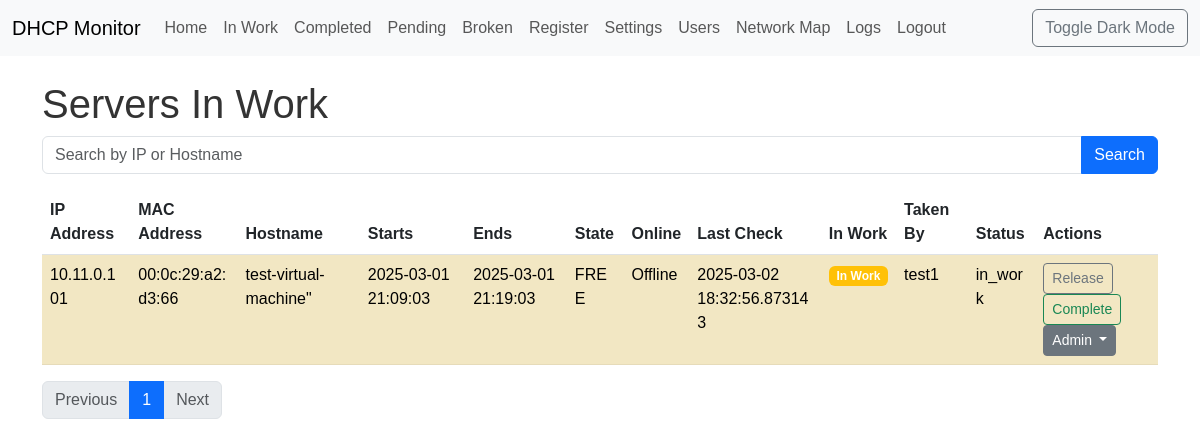
The app's page /in_work (signed in), older data.
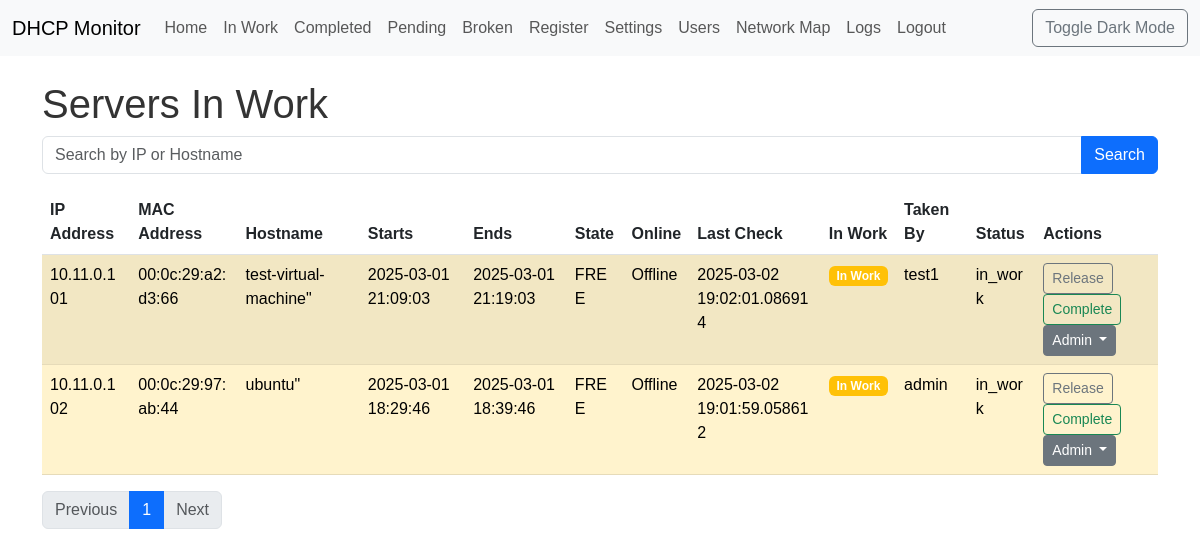
The same page, newer data.
### app/models.py (models this page shows, shortened)
class Lease(db.Model):
    __tablename__ = 'leases'
    id = db.Column(db.Integer, primary_key=True)
    ip = db.Column(db.String(15), unique=True, index=True, nullable=False)
    mac = db.Column(db.String(17), index=True, nullable=False)
    hostname = db.Column(db.String(255), index=True)
    starts = db.Column(db.DateTime)
    ends = db.Column(db.DateTime)
    binding_state = db.Column(db.String(64), index=True, nullable=False)
    uid = db.Column(db.String(255))
    is_online = db.Column(db.Boolean, default=False)
    last_check = db.Column(db.DateTime)
    in_work = db.Column(db.Boolean, default=False)
    taken_by_id = db.Column(db.Integer, db.ForeignKey('users.id'), index=True)
    status = db.Column(
        db.Enum(LeaseStatus),
        nullable=False,
        server_default=LeaseStatus.ACTIVE
    )
    server_id = db.Column(db.Integer, db.ForeignKey('servers.id'))
    status_history = db.relationship(
        'LeaseStatusHistory',
        backref='lease_obj',
        lazy='dynamic',
        order_by='desc(LeaseStatusHistory.timestamp)',
        overlaps="status_history,lease_obj"  #  <--  ДОБАВИТЬ overlaps
    )

class User(UserMixin, db.Model):
    __tablename__ = 'users'
    id = db.Column(db.Integer, primary_key=True)
    username = db.Column(db.String(64), unique=True, index=True, nullable=False)
    password_hash = db.Column(db.String(128), nullable=False)
    role = db.Column(db.String(64), nullable=False, default='tester')  # 'admin', 'tester'
    first_name = db.Column(db.String(64))
    last_name = db.Column(db.String(64))
    last_seen = db.Column(db.DateTime, default=datetime.utcnow)
    leases = db.relationship('Lease', backref='taken_user', lazy='dynamic', foreign_keys='Lease.taken_by_id')
    groups = db.relationship('Group', secondary=user_groups, lazy='subquery',
                            backref=db.backref('users', lazy=True)) # Связь с группами
    journal_entries = db.relationship('Journal', back_populates='user', lazy='dynamic')

### app/views.py (the view, shortened to what this page needs)
@main.route('/in_work')
@login_required
def in_work():
    search_query = request.args.get('q', '')
    page = request.args.get('page', 1, type=int)
    per_page = 10
    if current_user.role == 'admin':
        if search_query:
            leases = Lease.query.filter(
                Lease.status == LeaseStatus.IN_WORK,
                or_(Lease.ip.contains(search_query), Lease.hostname.contains(search_query))
            ).order_by(Lease.ip).paginate(page=page, per_page=per_page, error_out=False)
        else:
            leases = Lease.query.filter(Lease.status == LeaseStatus.IN_WORK).order_by(Lease.ip).paginate(page=page, per_page=per_page, error_out=False)
    return render_template('in_work.html', leases=leases, search_query=search_query)

### app/models.py (called while the page is built)
@login_manager.user_loader
def load_user(user_id):
    return User.query.get(int(user_id))

### app/templates/in_work.html (shortened to what the changed rows need)
{% extends "base.html" %}
{% block content %}
    <h1>Servers In Work</h1>
    <table class="table table-striped" id="leases-table">
    <thead>
      <tr>
        <th>IP Address</th>
        <th>MAC Address</th>
        <th>Hostname</th>
        <th>Starts</th>
        <th>Ends</th>
        <th>State</th>
        <th>Online</th>
        <th>Last Check</th>
        <th>In Work</th>
        <th>Taken By</th>
        <th>Status</th>
        <th>Actions</th>
      </tr>
    </thead>
     <tbody>
            {% for lease in leases.items %}
                <tr {% if lease.in_work %}class="table-warning"{% endif %}>
                    <td>{{ lease.ip }}</td>
                    <td>{{ lease.mac }}</td>
                    <td>{{ lease.hostname|d('N/A') }}</td>
                    <td>{{ lease.starts|d('N/A') }}</td>
                    <td>{{ lease.ends|d('N/A') }}</td>
                    <td>{{ lease.binding_state }}</td>
                    <td>{{ "Online" if lease.is_online else "Offline" }}</td>
                    <td>{{ lease.last_check|d('N/A') }}</td>
                    <td>
                        {% if lease.in_work %}
                            <span class="badge bg-warning">In Work</span>
                        {% else %}
                            <span class="badge bg-secondary">Not In Work</span>
                        {% endif %}
                    </td>
                    <td>{{ lease.taken_user.username if lease.taken_user else '' }}</td>
                    <td>{{ lease.status.value }}</td>
                    <td>
                    {% if lease.status.value == 'in_work' and (lease.taken_by_id == current_user.id or current_user.role == 'admin') %}
                        <button class="btn btn-sm btn-outline-secondary release-btn" data-url="{{ url_for('api.release_lease', lease_id=lease.id) }}">Release</button>
                        <button class="btn btn-sm btn-outline-success complete-btn" data-url="{{ url_for('api.complete_lease', lease_id=lease.id) }}">Complete</button>
                    {% endif %}
                    {% if current_user.role == 'admin' %}
                        <div class="dropdown">
                            <button class="btn btn-sm btn-secondary dropdown-toggle" type="button" data-bs-toggle="dropdown">
                                Admin
                            </button>
                        </div>
                    {% endif %}
                    </td>
                </tr>
            {% endfor %}
        </tbody>
    </table>
  <nav>
        <ul class="pagination">
            {% for page_num in leases.iter_pages() %}
                {% if page_num %}
                    {% if page_num == leases.page %}
                        <li class="page-item active"><a class="page-link" href="#">{{ page_num }}</a></li>
                    {% else %}
                        <li class="page-item"><a class="page-link" href="{{ url_for('main.in_work', page=page_num, q=search_query) }}">{{ page_num }}</a></li>
                    {% endif %}
                {% else %}
                    <li class="page-item disabled"><a class="page-link" href="#">...</a></li>
                {% endif %}
            {% endfor %}
        </ul>
    </nav>
{% endblock %}

Row changes from the older to the newer data that the page shows:
changed Lease "test-virtual-machine\"": last_check|d "2025-03-02 18:32:56.873143" → "2025-03-02 19:02:01.086914"
now on this page (row edited): Lease: ip "10.11.0.102", mac "00:0c:29:97:ab:44", hostname|d "ubuntu\"", starts|d "2025-03-01 18:29:46", ends|d "2025-03-01 18:39:46", binding_state "FREE", is_online "Offline", last_check|d "2025-03-02 19:01:59.058612", in_work "In Work", taken_user "admin", status.value "in_work"
